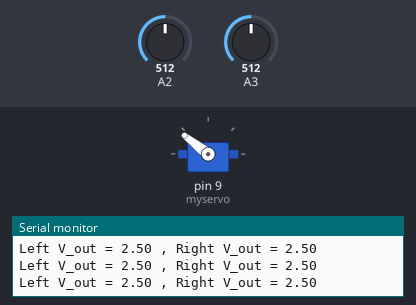
This sketch was run on a simulated Arduino Uno, built with avr-gcc and run on an emulated ATmega328P. Shown: servo, the last lines printed to the serial monitor. The test bench sets the inputs (shaded band); at power-on: A2 = 512, A3 = 512.

Above: at 1.29 s.
1.3 s: A2 set to 523
4.3 s: A2 set to 540
At 4.47 s:
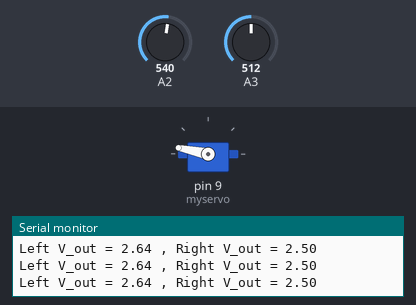
At 5.44 s:
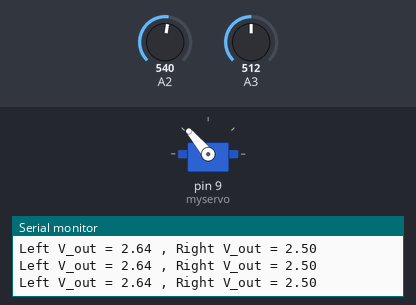
7.3 s: A2 set to 511
At 7.49 s:
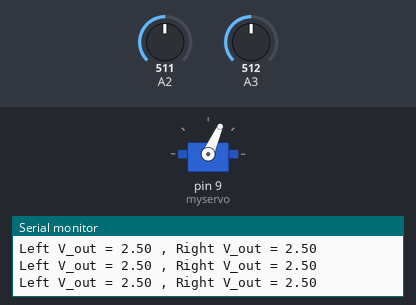
10.3 s: A3 set to 479
13.3 s: A3 set to 511
Timing chart, 0 to 17.3 s (numbered marks = the images above; inputs shaded):
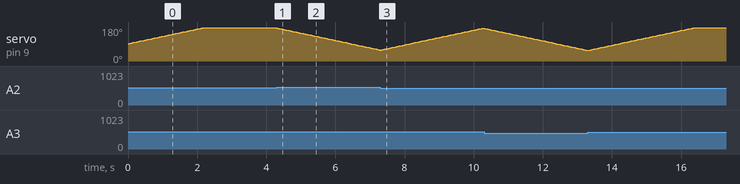

The sketch:

sketch_Solar_Tracker.ino
```cpp
#include <Servo.h>     // Library used for servo control

Servo myservo;
int pos = 90;
int tolerance = 20;

void setup() {
  Serial.begin(9600);

  // MG996R standard pulse width range
  myservo.attach(9, 500, 2400);
}

void loop() {
  int Vout_L = analogRead(A2);
  int Vout_R = analogRead(A3);

  Serial.print("Left V_out = ");
  Serial.print((Vout_L*5.0)/1024.0);
  Serial.print(" , ");
  Serial.print("Right V_out = ");
  Serial.println((Vout_R*5.0)/1024.0);

  // If Right is brighter
  if (Vout_R > (Vout_L - tolerance)) {
    if (pos < 175) pos += 2; // Move right (safe upper limit)
  }
  // If Left is brighter
  else if (Vout_L > (Vout_R - tolerance)) {
    if (pos > 5) pos -= 2;   // Move left (safe lower limit)
  }

  myservo.write(pos);
  delay(50); // Controls the update speed
}
```

Measured:
- the behaviour switches between 531 and 532 on A2 (found by bisection; images 0 and 1)
- after the input at 4.3 s, servo on pin 9 (myservo): moves from 176° to 58° over 3.0 s, starting at once
